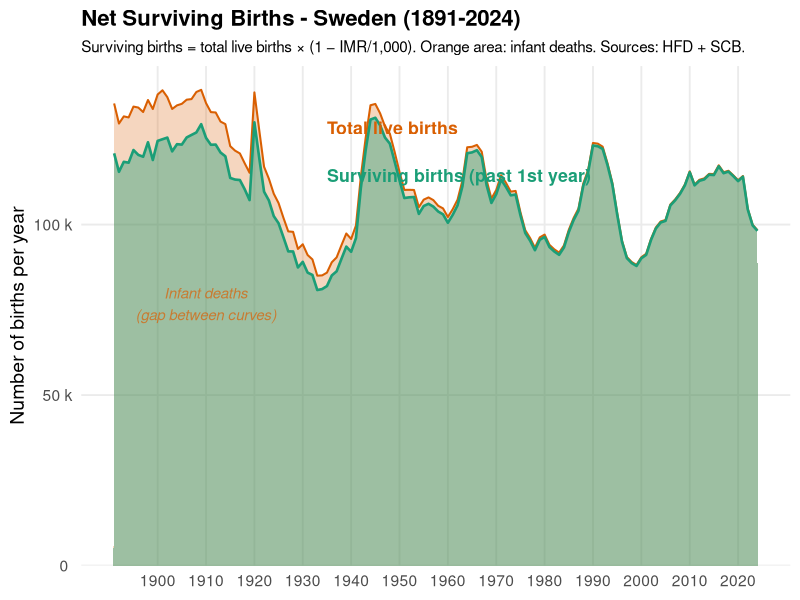
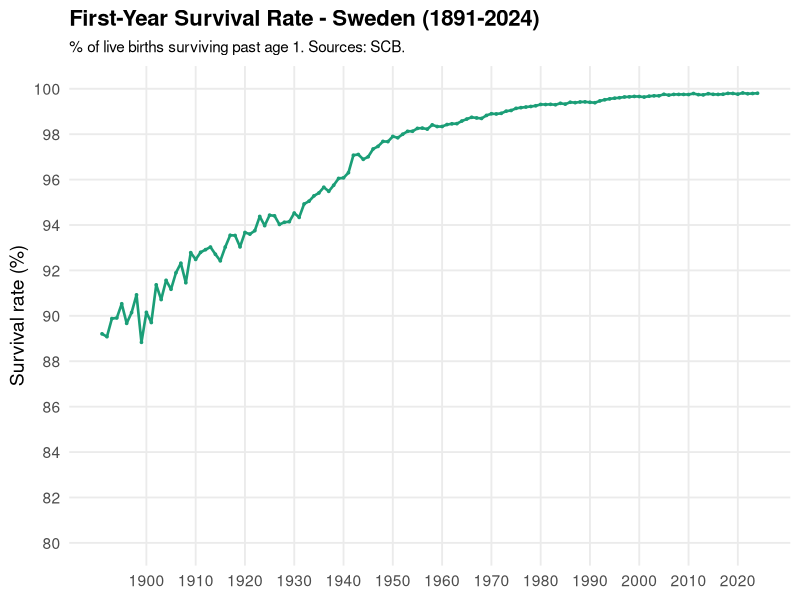
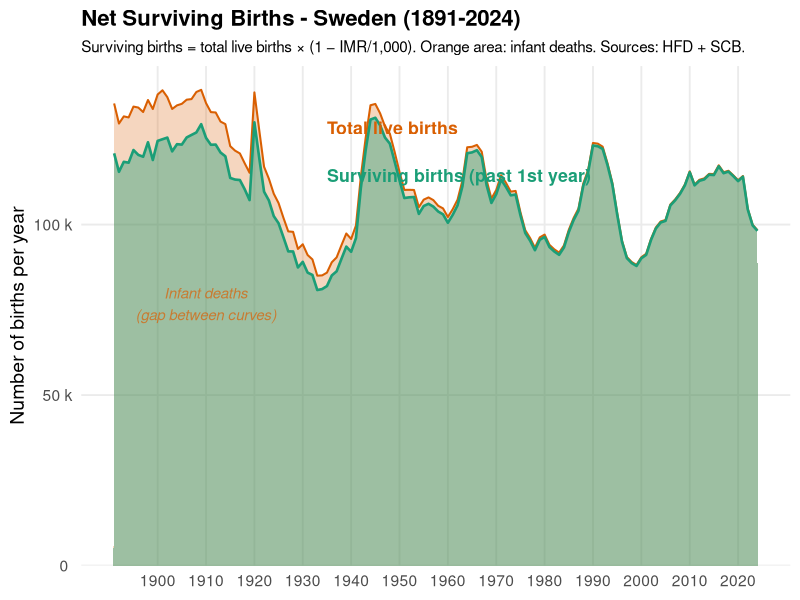
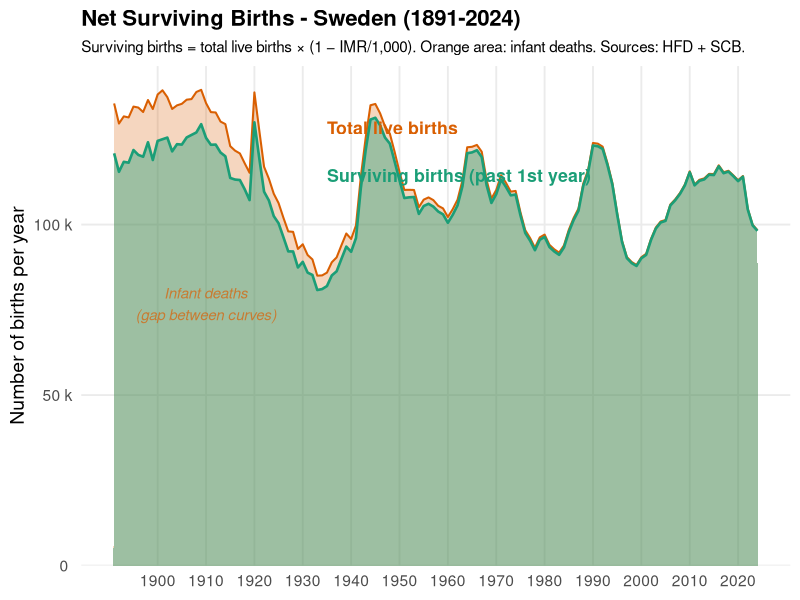
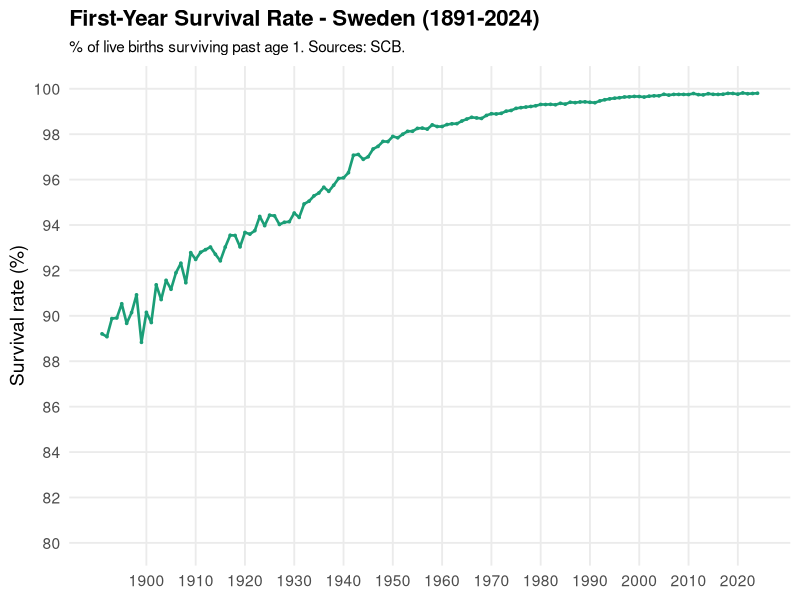

Write R code to recreate these figures, in order.
###############################################################
## Net Surviving Births - Sweden
##
## "New live births actually feeding the population"
## = Births × (1 - IMR/1000)
##
## This gives the number of infants surviving their first year,
## i.e. the effective annual addition to the population from births.
##
## Using the same-year IMR is the standard demographic approach:
## it avoids the timing mismatch of subtracting year N+1 deaths
## from year N births (since cohort exposure straddles calendar years).
##
## Sources:
##   - Total births : 2025_update/1891_to_2025_births.csv
##   - IMR          : 2025_update/000000MM_20260309-204950.csv
###############################################################

suppressPackageStartupMessages({
  library(dplyr)
  library(tidyr)
  library(readr)
  library(ggplot2)
  library(scales)
  library(stringr)
})

OUT_DIR <- "visual"
dir.create(OUT_DIR, recursive = TRUE, showWarnings = FALSE)

# =====================================================================
# 1. LOAD TOTAL BIRTHS PER YEAR (all ages summed)
# =====================================================================
births_raw <- read_csv("2025_update/1891_to_2025_births.csv",
                       show_col_types = FALSE) %>%
  mutate(Year = as.integer(Year), Births = as.numeric(Births))

total_births <- births_raw %>%
  group_by(Year) %>%
  summarise(Births = sum(Births, na.rm = TRUE), .groups = "drop") %>%
  arrange(Year)

cat("Total births:", nrow(total_births), "years,",
    min(total_births$Year), "-", max(total_births$Year), "\n")

# =====================================================================
# 2. LOAD INFANT MORTALITY RATE (per 1,000 live births)
# =====================================================================
imr_raw <- read_delim(
  "2025_update/000000MM_20260309-204950.csv",
  delim = ";", skip = 2, col_names = TRUE,
  show_col_types = FALSE,
  locale = locale(encoding = "UTF-8")
)

imr <- imr_raw %>%
  slice(1) %>%
  select(-1) %>%
  mutate(across(everything(), as.character)) %>%
  pivot_longer(everything(), names_to = "col_name", values_to = "Rate") %>%
  filter(str_detect(col_name, "first year")) %>%
  mutate(
    Year = as.integer(str_extract(col_name, "\\d{4}$")),
    IMR  = as.numeric(ifelse(Rate == "..", NA, Rate))
  ) %>%
  select(Year, IMR) %>%
  filter(!is.na(IMR))

cat("IMR loaded:", nrow(imr), "years,",
    min(imr$Year), "-", max(imr$Year), "\n")

# =====================================================================
# 3. COMPUTE NET SURVIVING BIRTHS
# =====================================================================
df <- total_births %>%
  inner_join(imr, by = "Year") %>%
  mutate(
    InfantDeaths    = Births * IMR / 1000,
    SurvivingBirths = Births - InfantDeaths,
    SurvivalRate    = 1 - IMR / 1000
  )

cat("Net surviving births computed:", nrow(df), "years,",
    min(df$Year), "-", max(df$Year), "\n")

# =====================================================================
# 4. PLOT
# =====================================================================

# Long format for stacked/overlaid plotting
df_long <- df %>%
  select(Year, Births, SurvivingBirths, InfantDeaths) %>%
  pivot_longer(-Year, names_to = "Metric", values_to = "Count")

# --- Main plot: total births vs surviving births, with infant deaths shaded ---
p <- ggplot(df) +
  # Total births (upper boundary)
  geom_area(aes(x = Year, y = Births),
            fill = "#d95f02", alpha = 0.25) +
  # Surviving births (lower solid area)
  geom_area(aes(x = Year, y = SurvivingBirths),
            fill = "#1b9e77", alpha = 0.4) +
  # Lines on top for clarity
  geom_line(aes(x = Year, y = Births),
            linewidth = 0.7, color = "#d95f02") +
  geom_line(aes(x = Year, y = SurvivingBirths),
            linewidth = 0.9, color = "#1b9e77") +
  # Annotations
  annotate("text", x = 1935, y = max(df$Births) * 0.92,
           label = "Total live births", color = "#d95f02",
           fontface = "bold", size = 4.5, hjust = 0) +
  annotate("text", x = 1935, y = max(df$Births) * 0.82,
           label = "Surviving births (past 1st year)", color = "#1b9e77",
           fontface = "bold", size = 4.5, hjust = 0) +
  annotate("text", x = 1910, y = max(df$Births) * 0.55,
           label = "Infant deaths\n(gap between curves)", color = "#d95f02",
           fontface = "italic", size = 3.8, hjust = 0.5, alpha = 0.7) +
  scale_x_continuous(breaks = seq(1900, 2025, by = 10)) +
  scale_y_continuous(
    limits = c(0, NA),
    expand = expansion(mult = c(0, 0.05)),
    labels = label_number(scale_cut = cut_si(""))
  ) +
  labs(
    title    = "Net Surviving Births - Sweden (1891-2024)",
    subtitle = "Surviving births = total live births \u00d7 (1 \u2212 IMR/1,000). Orange area: infant deaths. Sources: HFD + SCB.",
    x = NULL, y = "Number of births per year"
  ) +
  theme_minimal(base_size = 14) +
  theme(
    plot.title       = element_text(face = "bold", size = 16),
    plot.subtitle    = element_text(size = 11),
    panel.grid.minor = element_blank(),
    panel.background = element_rect(fill = "white", color = NA),
    plot.background  = element_rect(fill = "white", color = NA)
  )

p

ggsave(file.path(OUT_DIR, "net_surviving_births_1891_2024.png"),
       p, width = 14, height = 7, dpi = 300, bg = "white")
ggsave(file.path(OUT_DIR, "net_surviving_births_1891_2024.pdf"),
       p, width = 14, height = 7, bg = "white")

# --- Supplementary: survival rate over time ---
p2 <- ggplot(df, aes(x = Year, y = SurvivalRate * 100)) +
  geom_line(linewidth = 0.9, color = "#1b9e77") +
  geom_point(size = 0.6, color = "#1b9e77") +
  scale_x_continuous(breaks = seq(1900, 2025, by = 10)) +
  scale_y_continuous(limits = c(80, 100), breaks = seq(80, 100, by = 2)) +
  labs(
    title    = "First-Year Survival Rate - Sweden (1891-2024)",
    subtitle = "% of live births surviving past age 1. Sources: SCB.",
    x = NULL, y = "Survival rate (%)"
  ) +
  theme_minimal(base_size = 14) +
  theme(
    plot.title       = element_text(face = "bold", size = 16),
    plot.subtitle    = element_text(size = 11),
    panel.grid.minor = element_blank(),
    panel.background = element_rect(fill = "white", color = NA),
    plot.background  = element_rect(fill = "white", color = NA)
  )

p2

ggsave(file.path(OUT_DIR, "first_year_survival_rate_1891_2024.png"),
       p2, width = 14, height = 7, dpi = 300, bg = "white")

cat("All plots saved.\n")
